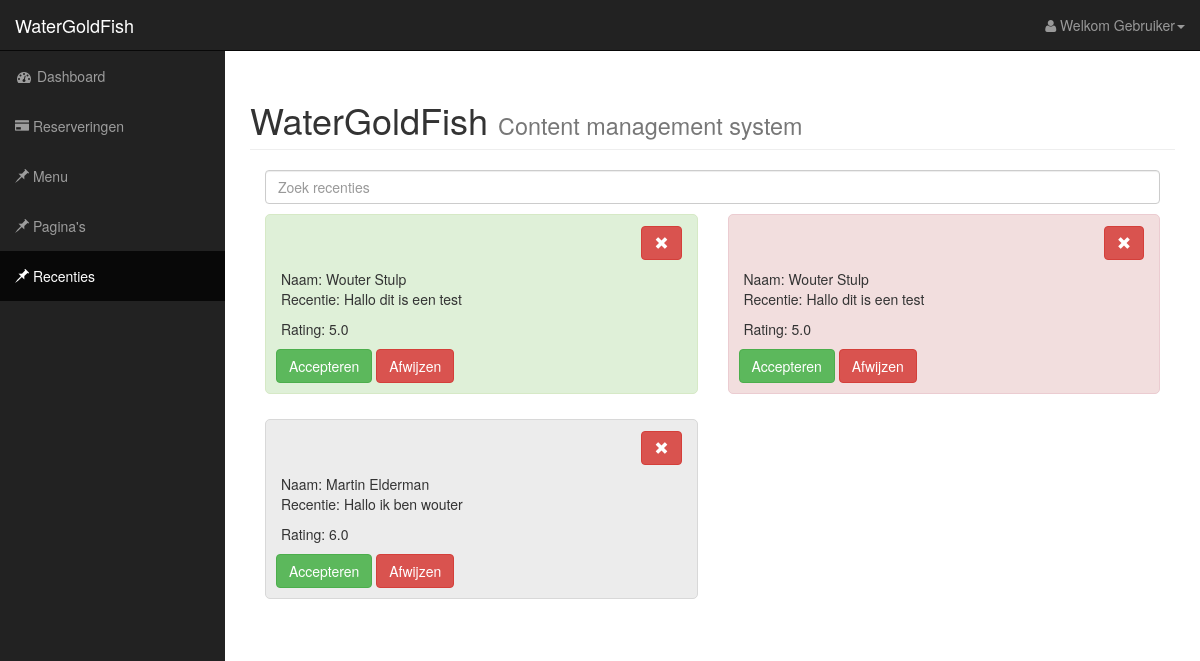
Page /recenties.php (signed in) on the committed database.
### tables this page shows
CREATE TABLE `recenties` (
`id` int(11) NOT NULL,
  `akkoord` int(1) DEFAULT '0',
  `rating` varchar(45) DEFAULT NULL,
  `recentie` longtext,
  `naam` varchar(255) NOT NULL
);

### recenties.php (the view, shortened to what this page needs)
<!DOCTYPE html>
<html lang="en">
<head>
    <link href="css/bootstrap.min.css" rel="stylesheet">
    <link href="css/default.css" rel="stylesheet">
    <link href="css/recenties.css" rel="stylesheet">
    <link href="fonts/font-awesome/css/font-awesome.min.css" rel="stylesheet" type="text/css">
</head>
<body>
<div id="wrapper">
    <?php
    require_once 'assets/header.php';
    ?>
    <div id="page-wrapper">
        <div class="container-fluid">
            <div class="row">
                <div class="col-lg-12">
                    <h1 class="page-header">
                        WaterGoldFish
                        <small>Content management system</small>
                    </h1>
                    <div class="col-lg-12">
                        <input type="search" class="form-control" id="input-search" placeholder="Zoek recenties" >
                    </div>
                    <div class="searchable-container">
                        <?php
                        $db = new PDO("mysql:host=127.0.0.1;dbname=CMS","root","root");
                        $sql = "SELECT * FROM recenties";
                        $stmt = $db->prepare($sql);
                        $stmt->execute();
                        while ($arr = $stmt->fetch(PDO::FETCH_ASSOC)) {
                            if($arr['akkoord'] == 0) {
                                $recenties_kleur = "#ECECEC";
                                $recenties_border = "#D8D8D8";
                            } else {
                                if ($arr['akkoord'] == 1) {
                                    $recenties_kleur = "#F2DEDE";
                                    $recenties_border = "#EBCCD1";
                                } else {
                                    if ($arr['akkoord'] == 2) {
                                        $recenties_kleur = "#DFF0D8";
                                        $recenties_border = "#D6E9C6";
                                    }
                                }
                            }
                            ?>
                            <div class="items col-xs-12 col-sm-6 col-md-6 col-lg-6 clearfix">
                                <div class="info-block block-info clearfix" style="background-color:<?php echo $recenties_kleur; ?>; border: 1px solid <?php echo $recenties_border; ?>;">
                                    <div class="col-md-12">
                                        <button class=" btn btn-danger pull-right glyphicon glyphicon-remove"</button>
                                    </div>
                                    <div class="col-md-12" <h4>Naam: <?php echo $arr['naam']; ?></h4></div>
                                    <div class="col-md-12" <p>Recentie: <?php echo $arr['recentie']; ?></p></div>
                                    <div class="col-md-12" <p>Rating: <?php echo $arr['rating']?></p></div>
                                    <form method="POST">
                                        <button class="btn btn-success" type="submit" name="accept">Accepteren</button>
                                        <button class="btn btn-danger" type="submit" name="decline">Afwijzen</button>
                                    </form>
                                </div>
                            </div>
                        <?php
                        }
                        ?>
                    </div>
                </div>
            </div>
        </div>
    </div>
</div>
</body>
</html>

### css/default.css (style rules this page uses)
body { margin-top: 100px; background-color: #ffffff; adding-top:20px; }
@media (min-width:768px) { body { margin-top: 50px; } }
#wrapper { padding-left: 0; }
#page-wrapper { width: 100%; padding: 0; background-color: #fff; min-height: 500px;!important; }
@media (min-width:768px) { #wrapper { padding-left: 225px; } }
@media (min-width:768px) { #page-wrapper { padding: 10px; } }
.info-block { margin-bottom:25px }

### css/recenties.css (style rules this page uses)
.form-control { margin-bottom: 10px; }
.info-block.block-info.clearfix { border-radius: 5px; padding-top: 10px; }
.btn.btn-success { margin-left: 10px; margin-bottom: 10px; }
.btn.btn-danger { margin-bottom: 10px; }

### rows in the picture
recenties: naam "Wouter Stulp", recentie "Hallo dit is een test", rating "5.0"
recenties: naam "Wouter Stulp", recentie "Hallo dit is een test", rating "5.0"
recenties: naam "Martin Elderman", recentie "Hallo ik ben wouter", rating "6.0"
